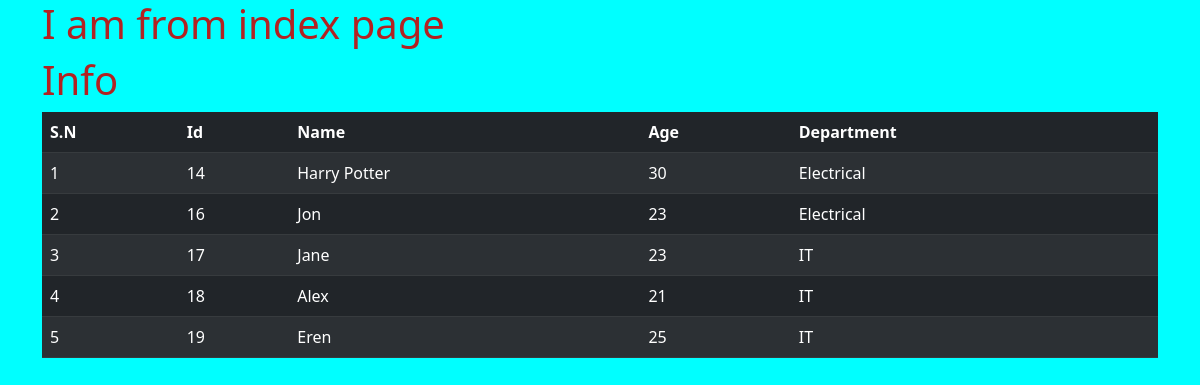
Before: /index/ with the older database file.
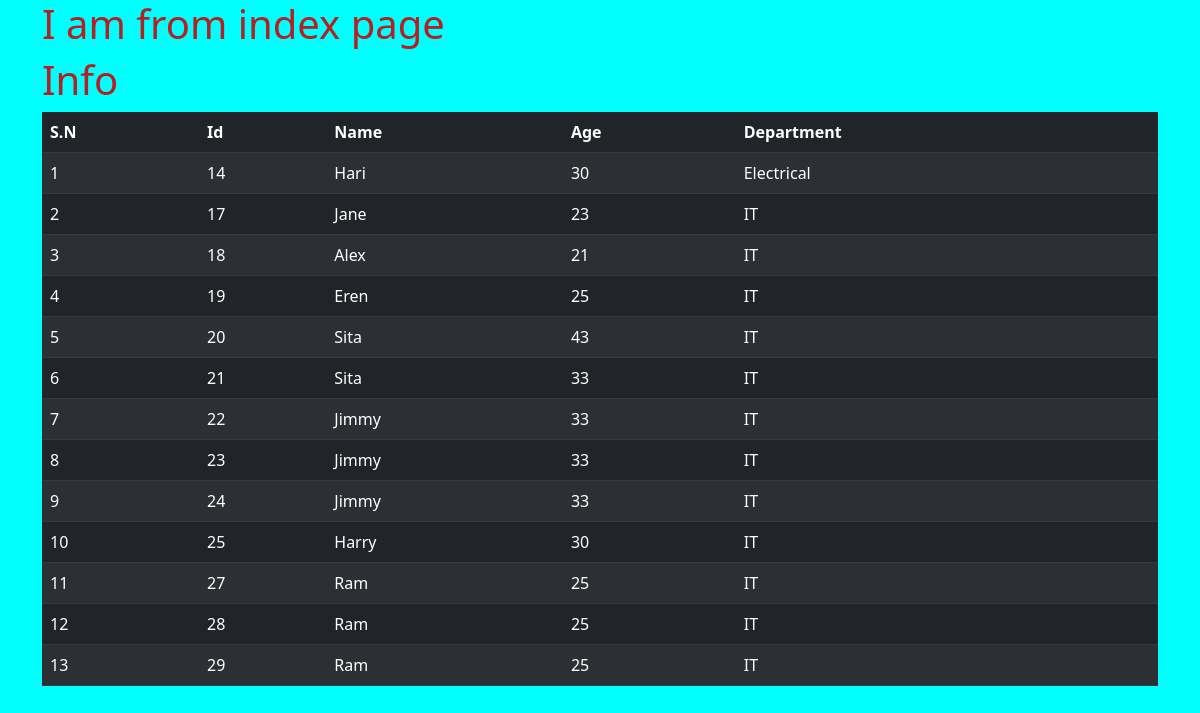
After: the same page with the newer database file.
### myapp/models.py (models this page shows, shortened)
class Student(models.Model):
    name = models.CharField(max_length=50)
    profile_picture = models.FileField(upload_to="profile_pictures", null=True, blank=True)
    age = models.IntegerField()
    department = models.CharField(max_length=20)
    classroom = models.ForeignKey(ClassRoom, on_delete=models.CASCADE,
                                  related_name='classroom_students', null=True, blank=True)

### myapp/views.py (the view)
# urls.py: path('index/', index),
def index(request):
    context = {"students": Student.objects.all(), "title": "Student"}
    return render(request, template_name="myapp/index.html", context=context)

### myapp/templates/myapp/index.html (shortened to what this page needs)
<!DOCTYPE html>
<html lang="en">
<head>
    <link href="https://cdn.jsdelivr.net/npm/bootstrap@5.3.0/dist/css/bootstrap.min.css" rel="stylesheet"
>
</head>
<body>
<div class="container">
    <h1>I am from index page</h1>
    <h1>Info</h1>
    <table class="table table-dark table-striped">
        <thead>
        <tr>
            <th scope="col">S.N</th>
            <th scope="col">Id</th>
            <th scope="col">Name</th>
            <th scope="col">Age</th>
            <th scope="col">Department</th>
        </tr>
        </thead>
        <tbody>
        {% for student in students %}
        <tr>
            <td>{{ forloop.counter }}</td>
            <td>{{ student.id }}</td>
            <td>{{ student.name }}</td>
            <td>{{ student.age }}</td>
            <td>{{ student.department }}</td>
        </tr>
        {% endfor %}
        </tbody>
    </table>
</div>
</body>
</html>

### myapp/templates/myapp/index.html (style rules this page uses)
body { background: aqua; }
h1 { color: firebrick; }

Changed rows visible on the page:
removed Student: id "16", name "Jon", age "23", department "Electrical"
changed Student "Electrical": name "Harry Potter" → "Hari"
added Student: id "20", name "Sita", age "43", department "IT"
added Student: id "21", name "Sita", age "33", department "IT"
added Student: id "22", name "Jimmy", age "33", department "IT"
added Student: id "23", name "Jimmy", age "33", department "IT"
added Student: id "24", name "Jimmy", age "33", department "IT"
added Student: id "25", name "Harry", age "30", department "IT"
added Student: id "27", name "Ram", age "25", department "IT"
added Student: id "28", name "Ram", age "25", department "IT"
added Student: id "29", name "Ram", age "25", department "IT"
